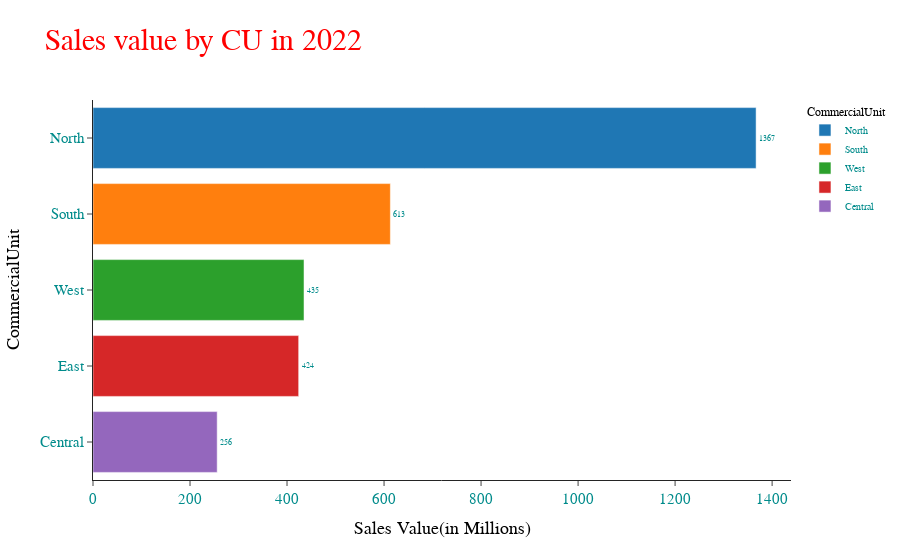

The code cell stored with this chart in its notebook:
### Code cell
import plotly.express as px
from plotly.offline import iplot
import plotly.graph_objects as go
#color_discrete_map = {'Arize': 'rgb(255,0,0)'}
fig=px.bar(CUTotl, x="TotlSales", y="CommercialUnit",
           labels={"TotlSales": "Sales Value(in Millions)"},
           title=" Sales value by CU in 2022", 
           text="TotlSales", color="CommercialUnit",# color_discrete_map = color_discrete_map,
           template="simple_white")
#fig.update_layout(autosize=True,width=1000,height=800)
fig.update_layout(
    xaxis_title="Sales Value(in Millions)",
    yaxis_title="CommercialUnit",
    font_family="Arial Black",
    #font_family="Courier New",
    font_color="darkcyan",
    font_size=15,
    title_font_family="Times New Roman",
    title_font_size=30,
    title_font_color="red",
    legend_title_font_color="black",
    legend_font_size=10
)
layout = go.Layout(title='<b>Bold</b> <i>Sales value by CU in 2022</i>')
fig.update_traces(textfont=dict(size=8), textposition="outside")
#fig.update_traces(line_color='pink', line_width=5)
fig.update_yaxes(title_font_color="black")
fig.update_xaxes(title_font_color="black")
fig.update_yaxes(tickfont_family="Arial Black")
fig.update_xaxes(tickfont_family="Arial Black")
fig.show()
fig.write_html("C:/krish workspace/Indian Advisors/2022/interactiveplots_2022/Sales Value by CU in 2022.html")

### Figure 1 — Plotly figure (JSON) as saved in the notebook; plotly's stock layout.template omitted (floating-point values rounded to 4 significant figures)
{"data": [{"alignmentgroup": "True", "hovertemplate": "CommercialUnit=%{y}<br>Sales Value(in Millions)=%{text}<extra></extra>", "legendgroup": "North", "marker": {"color": "#1F77B4", "pattern": {"shape": ""}}, "name": "North", "offsetgroup": "North", "orientation": "h", "showlegend": true, "text": [1367], "textfont": {"size": 8}, "textposition": "outside", "type": "bar", "x": [1367], "xaxis": "x", "y": ["North"], "yaxis": "y"}, {"alignmentgroup": "True", "hovertemplate": "CommercialUnit=%{y}<br>Sales Value(in Millions)=%{text}<extra></extra>", "legendgroup": "South", "marker": {"color": "#FF7F0E", "pattern": {"shape": ""}}, "name": "South", "offsetgroup": "South", "orientation": "h", "showlegend": true, "text": [613], "textfont": {"size": 8}, "textposition": "outside", "type": "bar", "x": [613], "xaxis": "x", "y": ["South"], "yaxis": "y"}, {"alignmentgroup": "True", "hovertemplate": "CommercialUnit=%{y}<br>Sales Value(in Millions)=%{text}<extra></extra>", "legendgroup": "West", "marker": {"color": "#2CA02C", "pattern": {"shape": ""}}, "name": "West", "offsetgroup": "West", "orientation": "h", "showlegend": true, "text": [435], "textfont": {"size": 8}, "textposition": "outside", "type": "bar", "x": [435], "xaxis": "x", "y": ["West"], "yaxis": "y"}, {"alignmentgroup": "True", "hovertemplate": "CommercialUnit=%{y}<br>Sales Value(in Millions)=%{text}<extra></extra>", "legendgroup": "East", "marker": {"color": "#D62728", "pattern": {"shape": ""}}, "name": "East", "offsetgroup": "East", "orientation": "h", "showlegend": true, "text": [424], "textfont": {"size": 8}, "textposition": "outside", "type": "bar", "x": [424], "xaxis": "x", "y": ["East"], "yaxis": "y"}, {"alignmentgroup": "True", "hovertemplate": "CommercialUnit=%{y}<br>Sales Value(in Millions)=%{text}<extra></extra>", "legendgroup": "Central", "marker": {"color": "#9467BD", "pattern": {"shape": ""}}, "name": "Central", "offsetgroup": "Central", "orientation": "h", "showlegend": true, "text": [256], "textfont": {"size": 8}, "textposition": "outside", "type": "bar", "x": [256], "xaxis": "x", "y": ["Central"], "yaxis": "y"}], "layout": {"barmode": "relative", "font": {"color": "darkcyan", "family": "Arial Black", "size": 15}, "legend": {"font": {"size": 10}, "title": {"font": {"color": "black"}, "text": "CommercialUnit"}, "tracegroupgap": 0}, "title": {"font": {"color": "red", "family": "Times New Roman", "size": 30}, "text": " Sales value by CU in 2022"}, "xaxis": {"anchor": "y", "domain": [0, 1], "tickfont": {"family": "Arial Black"}, "title": {"font": {"color": "black"}, "text": "Sales Value(in Millions)"}}, "yaxis": {"anchor": "x", "categoryarray": ["Central", "East", "West", "South", "North"], "categoryorder": "array", "domain": [0, 1], "tickfont": {"family": "Arial Black"}, "title": {"font": {"color": "black"}, "text": "CommercialUnit"}}}}
